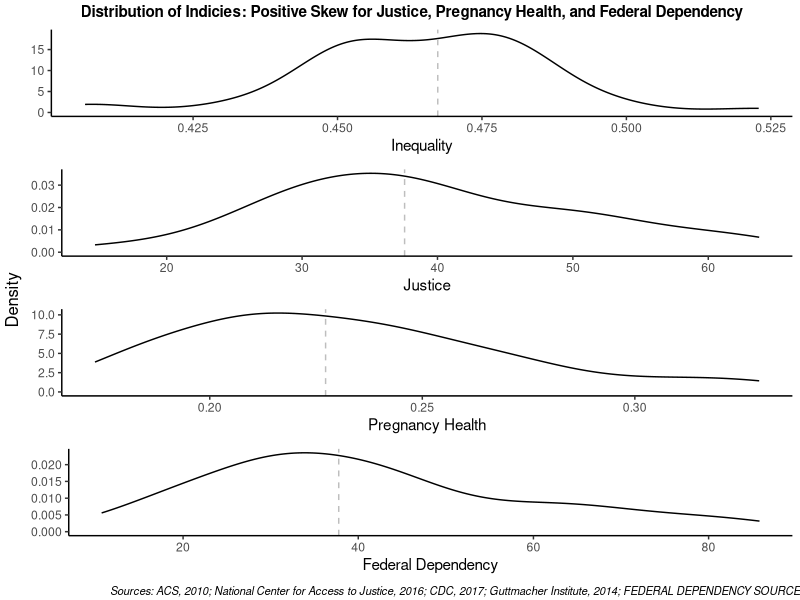
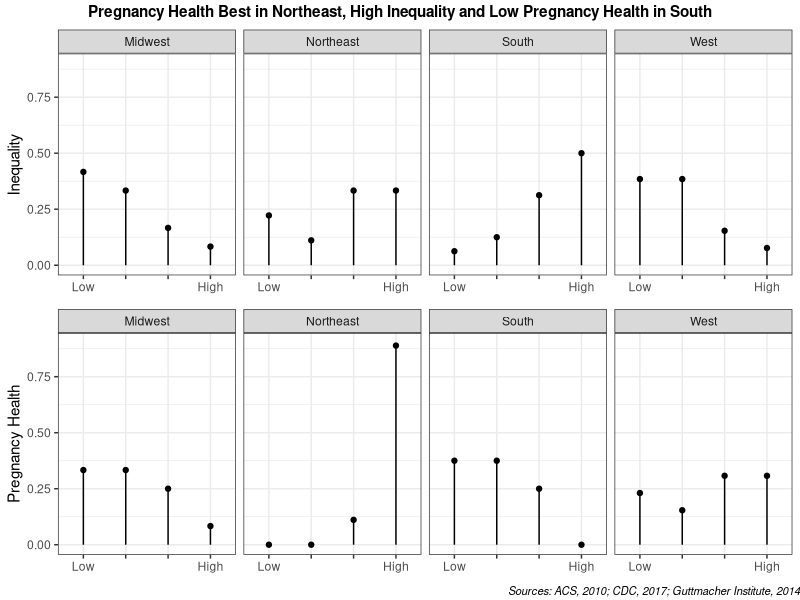
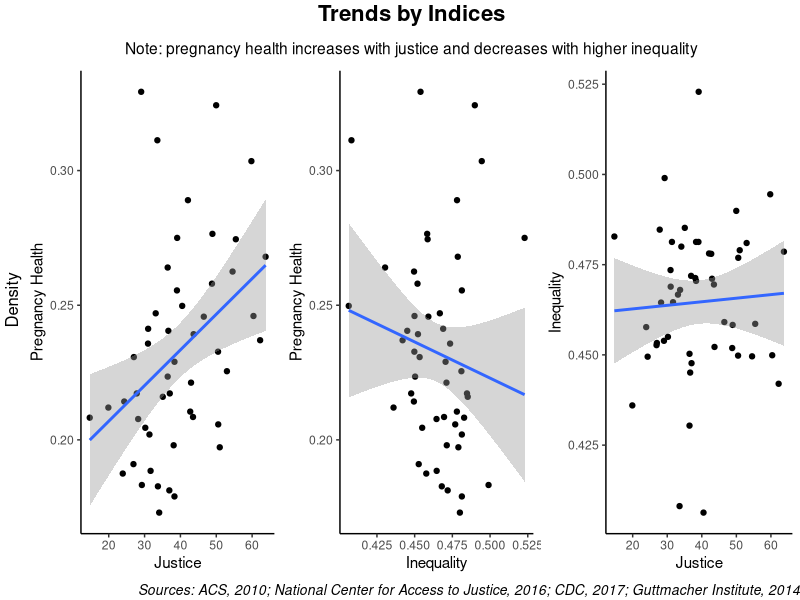

These charts were generated, in order, by the following R code:
## ---- chunk 1
#Rose's code for showing density plots and categorical lolliplots

#Step 1, bring in the data, create data frame
data <- read.csv("eardata.csv")
data <- as.data.frame(data)

#Step 2, create density plots for indicies with median line
library(ggplot2)
Ginibase=ggplot(data,aes(x = Gini))+stat_density(geom = "line")+theme_classic()+labs(x='Inequality', y= NULL)+geom_vline(aes(xintercept=median(Gini)),
            color="gray", linetype="dashed", size=.5)

Justicebase=ggplot(data,aes(x = JusticeIndex))+stat_density(geom = "line")+theme_classic()+labs(x='Justice', y= NULL)+geom_vline(aes(xintercept=median(JusticeIndex)),
            color="gray", linetype="dashed", size=.5)

PHIbase=ggplot(data,aes(x = PHI))+stat_density(geom = "line")+theme_classic()+labs(x='Pregnancy Health', y= NULL)+geom_vline(aes(xintercept=median(PHI)),
            color="gray", linetype="dashed", size=.5)

Dependencybase=ggplot(data,aes(x=DependencyScore))+stat_density(geom = "line")+theme_classic()+labs(x='Federal Dependency', y=NULL)+geom_vline(aes(xintercept=median(DependencyScore)),
            color="gray", linetype="dashed", size=.5)

#Combining into one plot
library(ggpubr)

DensityAll <-ggarrange(Ginibase,Justicebase,PHIbase,Dependencybase, ncol = 1,nrow = 4)

DensityAll2 = annotate_figure(DensityAll,
                            top = text_grob("Distribution of Indicies: Positive Skew for Justice, Pregnancy Health, and Federal Dependency",
                                            face = "bold", size = 11),
                            bottom = text_grob("Sources: ACS, 2010; National Center for Access to Justice, 2016; CDC, 2017; Guttmacher Institute, 2014; FEDERAL DEPENDENCY SOURCE", 
                                               hjust = 1, x = 1,
                                               face = "italic", 
                                               size = 8),
                            left = 'Density',
                            right = NULL)

DensityAll2

#Step 4, create lolliplots comparing Inequality and Pregnancy Health (most intersting comparisson)

#Create data frame - Inequality
summary(data$Gini)
data$GiniGroup =cut(data$Gini,
                          breaks = c(0.4,0.452,0.4673,0.4789,0.53),
                          #labels = c("1st Quartile","2nd Quartile","3rd Quartile", "4th Quartile"))
                          labels = c("Low"," ","  ","High"))

#marginal data frame - Inequality 
(GiniRegion=table(data$GiniGroup,data$Region))

GiniRegion_mgcol=prop.table(GiniRegion,
                              margin = 2)

GiniRegion_df<-as.data.frame(GiniRegion)
names(GiniRegion_df)
names(GiniRegion_df)<-c("GiniGroup","Region","Count")

GiniRegion_df$pctCol=as.data.frame(GiniRegion_mgcol)[,3]
head(GiniRegion_df)

#Create data frame - Pregnancy Health
summary(data$PHI)
data$PHIGroup =cut(data$PHI,
                          breaks = c(0.17,0.2062,0.2273,0.2541,0.33),
                          #labels = c("1st Quartile","2nd Quartile","3rd Quartile", "4th Quartile"))
                          labels = c("Low"," ","  ", "High"))

#marginal data frame - Pregnancy Health
(PHIRegion=table(data$PHIGroup,data$Region))

PHIRegion_mgcol=prop.table(PHIRegion,
                              margin = 2)

PHIRegion_df<-as.data.frame(PHIRegion)
names(PHIRegion_df)
names(PHIRegion_df)<-c("PHIGroup","Region","Count")

PHIRegion_df$pctCol=as.data.frame(PHIRegion_mgcol)[,3]
head(PHIRegion_df)

#Create lolliplot - Inequality
lolliplotGini = 
  ggplot(GiniRegion_df, 
                 aes(x = GiniGroup,
                     y = pctCol) ) + 
  geom_segment(aes(y = 0,
                   x = GiniGroup,  
                   yend = pctCol, #ends at the pct value
                   xend = GiniGroup)) + facet_grid( ~ Region) +
  geom_point()+theme_bw()+
  labs(y= "Inequality", 
       x=NULL)+ylim(0, .9)

#Create lolloplot - Pregnancy Health
lolliplotPHI = 
  ggplot(PHIRegion_df, 
                 aes(x = PHIGroup,
                     y = pctCol) ) + 
  geom_segment(aes(y = 0,
                   x = PHIGroup,  
                   yend = pctCol, #ends at the pct value
                   xend = PHIGroup)) + facet_grid( ~ Region) +
  geom_point()+theme_bw()+
  labs(y= "Pregnancy Health", 
       x=NULL)+ylim(0, .9)

#Group and label two plots
LolliAll_1 <-ggarrange(lolliplotGini,lolliplotPHI, ncol = 1,nrow = 2)

LolliAll_2= annotate_figure (LolliAll_1,
                            top = text_grob("Pregnancy Health Best in Northeast, High Inequality and Low Pregnancy Health in South",
                                            face = "bold", size = 11),
                            bottom = text_grob("Sources: ACS, 2010; CDC, 2017; Guttmacher Institute, 2014", 
                                               hjust = 1, x = 1,
                                               face = "italic", 
                                               size = 8))

LolliAll_2
## ---- chunk 2
a=ggplot(data, aes(x=JusticeIndex, y=PHI)) + geom_point()+
  geom_smooth(method=lm) + labs(x="Justice", y="Pregnancy Health") + theme_classic()
## ---- chunk 3
b=ggplot(data, aes(x=Gini, y=PHI)) + geom_point()+
  geom_smooth(method=lm) + labs(x="Inequality", y="Pregnancy Health") + theme_classic()
## ---- chunk 4
c=ggplot(data, aes(x=JusticeIndex, y=Gini)) + geom_point()+
  geom_smooth(method=lm) + labs(x="Justice", y="Inequality") + theme_classic()
## ---- chunk 5
library(ggpubr)

multireg = ggarrange(a,b,c,ncol = 3,nrow = 1)

title <- expression(atop(bold("Trends by Indices"), scriptstyle("Note: pregnancy health increases with justice and decreases with higher inequality")))
multireg2 = annotate_figure(multireg,
                            top = text_grob(title,
                                            face = "bold", size = 16),
                            bottom = text_grob("Sources: ACS, 2010; National Center for Access to Justice, 2016; CDC, 2017; Guttmacher Institute, 2014",
                                               hjust = 1, x = 1,
                                               face = "italic",
                                               size = 10),
                            left = 'Density',
                            right = NULL)


multireg2
## ---- chunk 6

## ---- chunk 7

## ---- chunk 8

